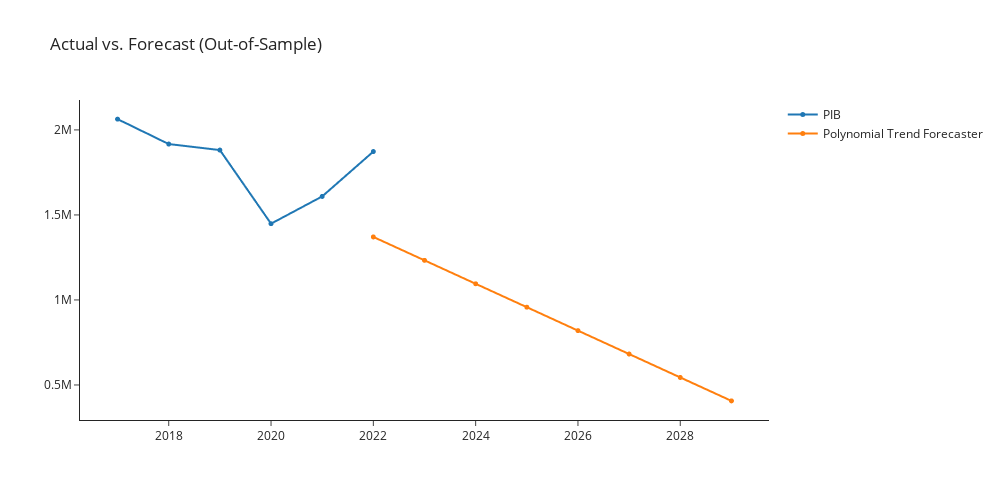

The notebook cell saved with this chart:
### Markdown cell above
## polytrend   Polynomial Trend Forecaster

### Code cell
polytrend = exp.create_model('polytrend')
exp.plot_model(plot = 'decomp', 
               data_kwargs = {'type' : 'multiplicative'},
               fig_kwargs = {"height":500,"width":1000,"template": "simple_white","hoverinfo":"none","big_data_threshold":10})
exp.plot_model(estimator = polytrend, 
               plot = 'forecast', 
               data_kwargs = {'fh' : 8},
               fig_kwargs = {"height":500,"width":1000,"template": "simple_white","hoverinfo":"none","big_data_threshold":10})

### Figure 1 — Plotly figure (JSON) as saved in the notebook; plotly's stock layout.template omitted (floating-point values rounded to 4 significant figures)
{"data": [{"hoverinfo": "none", "line": {"width": 2}, "marker": {"size": 5}, "mode": "lines+markers", "name": "PIB", "type": "scattergl", "x": [2017, 2018, 2019, 2020, 2021, 2022, 2023, 2024, 2025, 2026, 2027, 2028, 2029], "xaxis": "x", "y": [2064000.0, 1917000.0, 1881000.0, 1449000.0, 1609000.0, 1873000.0, null, null, null, null, null, null, null], "yaxis": "y"}, {"hoverinfo": "none", "line": {"width": 2}, "marker": {"size": 5}, "mode": "lines+markers", "name": "Polynomial Trend Forecaster", "type": "scattergl", "x": [2017, 2018, 2019, 2020, 2021, 2022, 2023, 2024, 2025, 2026, 2027, 2028, 2029], "xaxis": "x", "y": [null, null, null, null, null, 1371000.0, 1233000.0, 1095000.0, 957400.0, 819700.0, 681900.0, 544200.0, 406500.0], "yaxis": "y"}], "layout": {"autosize": false, "height": 500, "showlegend": true, "title": {"text": "Actual vs. Forecast (Out-of-Sample)"}, "width": 1000, "xaxis": {"anchor": "y", "domain": [0, 1]}, "yaxis": {"anchor": "x", "domain": [0, 1]}}}
